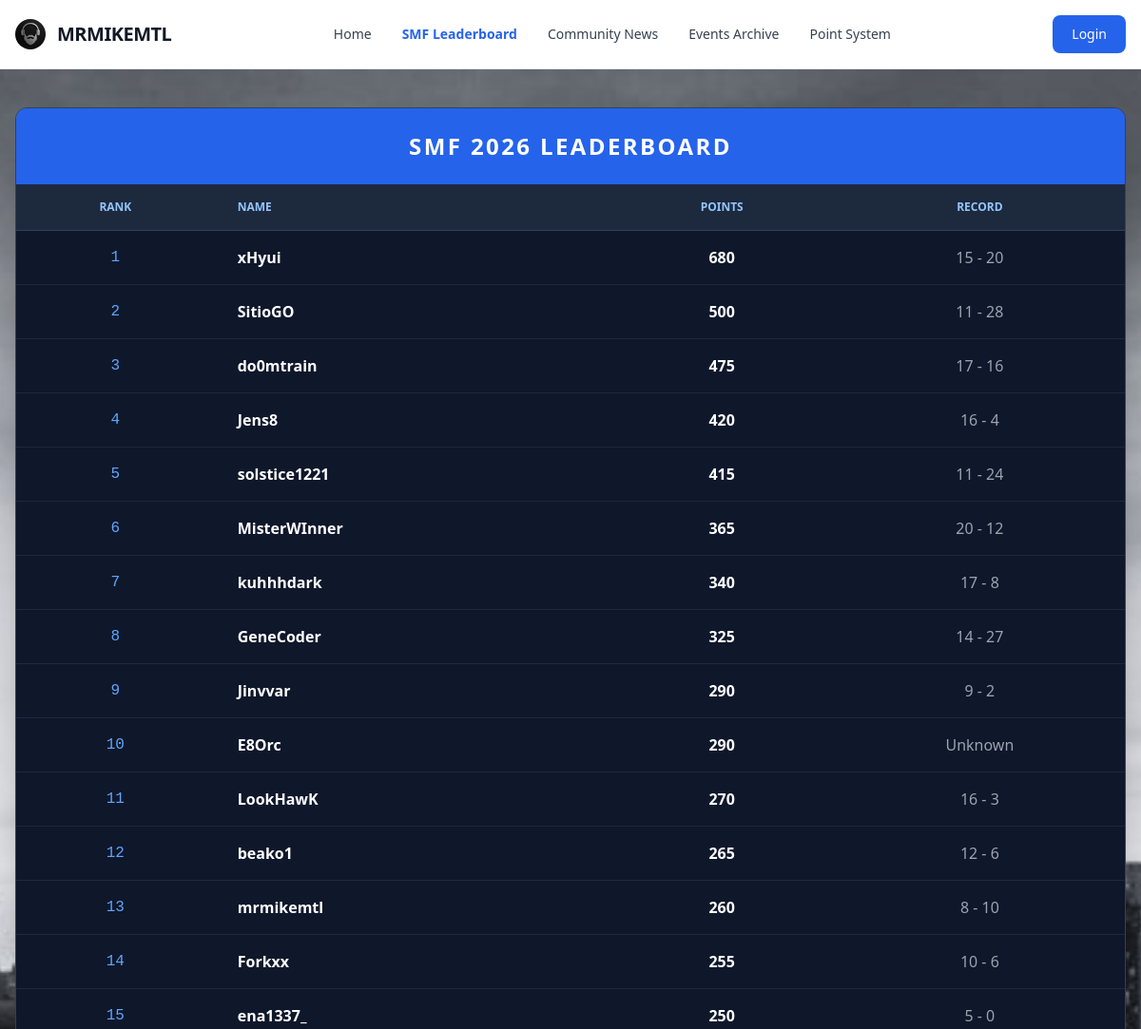
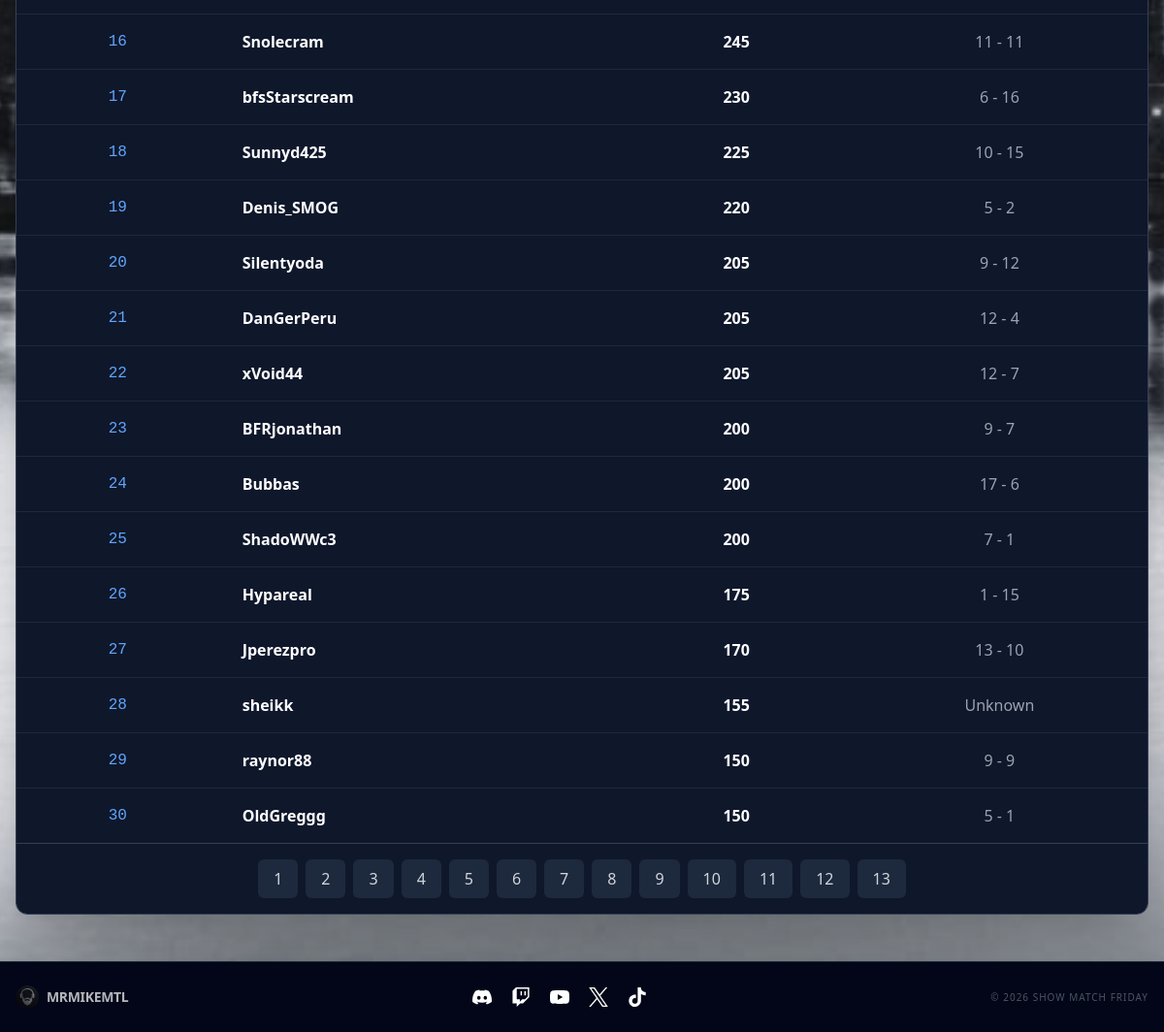
The app's page /leaderboard with its own data (2 pictures, top to bottom).
### tables this page shows
CREATE TABLE participants2026 (id INTEGER PRIMARY KEY, name varchar(255), total_points INTEGER, user_id INTEGER);

### web/app.py (the view)
@app.route("/leaderboard")
def leaderboard():
    raw_data = dbsession.exec_driver_sql("SELECT name, total_points, user_id from participants2026 ORDER BY total_points desc;").all()
    data = []
    page_size = 30
    total = len(raw_data)
    total_pages = max(1, round(total / page_size))
    page = request.args.get("page", type=int) or 1
    starting_spot = (page - 1) * page_size + 1
    i = 1
    for record in raw_data:
        if i >= starting_spot and len(data) < page_size:
            if record is not None:
                if record.user_id is not None:
                    db_data_1 = dbsession.exec_driver_sql(f"SELECT participant_1_points, participant_2_points FROM tournament_matches2026 WHERE participant_1_id = {record.user_id};").all()
                    db_data_2 = dbsession.exec_driver_sql(f"SELECT participant_1_points, participant_2_points FROM tournament_matches2026 WHERE participant_2_id = {record.user_id};").all()
                    wins, losses = 0, 0
                    for w in db_data_1:
                        wins += w.participant_1_points
                        losses += w.participant_2_points
                    for n in db_data_2:
                        wins += n.participant_2_points
                        losses += n.participant_1_points
                    data.append({
                        "rank": i,
                        "name": record.name,
                        "total_points": record.total_points,
                        "record": f"{wins} - {losses}"
                    })
                else:
                    data.append({
                        "rank": i,
                        "name": record.name,
                        "total_points": record.total_points,
                        "record": "Unknown"
                    })
        i += 1
    pages = list(range(1, total_pages + 1))
    return render_template("leaderboard.html", data=data, pages=pages)

### web/templates/leaderboard.html
{% extends "base.html" %}
{% block content %}
<div class="overflow-x-auto shadow-2xl rounded-xl border border-slate-700">
    <table class="w-full text-left text-white bg-slate-900">
        <caption class="p-6 text-2xl font-extrabold text-center bg-blue-600 uppercase tracking-widest">
            SMF 2026 Leaderboard
        </caption>
        <thead class="text-xs text-blue-300 uppercase bg-slate-800">
            <tr>
                <th class="px-6 py-4 border-b border-slate-700 text-center">Rank</th>
                <th class="px-6 py-4 border-b border-slate-700">Name</th>
                <th class="px-6 py-4 border-b border-slate-700 text-center">Points</th>
                <th class="px-6 py-4 border-b border-slate-700 text-center">Record</th>
            </tr>
        </thead>
        <tbody class="divide-y divide-slate-800">
            {% for row in data %}
            <tr class="hover:bg-blue-900/20 transition-colors duration-200">
                <td class="px-6 py-4 text-center font-mono text-blue-400">{{ row.rank }}</td>
                <td class="px-6 py-4 font-semibold">{{ row.name }}</td>
                <td class="px-6 py-4 text-center font-bold">{{ row.total_points }}</td>
                <td class="px-6 py-4 text-center text-gray-400">{{ row.record }}</td>
            </tr>
            {% endfor %}
        </tbody>
    </table>
    <div class="flex justify-center items-center bg-slate-900 py-4 gap-2 border-t border-slate-700">
        {% for page in pages %}
            <a href="/leaderboard?page={{ page }}" class="px-4 py-2 rounded-md {% if request.args.get('page') == page|string %}bg-blue-600 text-white{% else %}bg-slate-800 text-gray-300 hover:bg-slate-700{% endif %} transition-all">
                {{ page }}
            </a>
        {% endfor %}
    </div>
</div>
{% endblock %}

### web/templates/base.html (shortened to what this page needs)
<!DOCTYPE html>
<html lang="en">
<head>
    <link rel="stylesheet" href="{{url_for('static',filename='dist/output.css')}}">
</head>
<body class="bg-gray-900">
    <nav class="bg-white border-b border-gray-200 px-4 py-2.5">
        <div class="container flex flex-wrap items-center justify-between mx-auto max-w-7xl">
            <a href="/" class="flex items-center">
                <img src="../static/dist/beard_logo.jpg" class="h-8 mr-3 rounded-full">
                <span class="self-center text-xl font-bold tracking-tight text-gray-900">MRMIKEMTL</span>
            </a>
            <div class="flex md:order-2 items-center">
                {% if current_user.is_authenticated %}
                    <div class="flex items-center gap-4 mr-4">
                        <span class="text-blue-600 font-bold hidden sm:block">
                            Welcome, {{ current_user.username }}
                        </span>
                        <a href="{{ url_for('logout') }}"
                        class="text-white bg-red-600 hover:bg-red-700 font-medium rounded-lg text-sm px-5 py-2.5 transition-colors">
                            Logout
                        </a>
                    </div>
                {% else %}
                    <a href="{{ url_for('login') }}"
                    class="text-white bg-blue-600 hover:bg-blue-700 font-medium rounded-lg text-sm px-5 py-2.5">
                        Login
                    </a>
                {% endif %}
            </div>
            <div class="items-center justify-between hidden w-full md:flex md:w-auto md:order-1" id="navbar-cta">
                <ul class="flex flex-col p-4 mt-4 border border-gray-100 rounded-lg md:flex-row md:space-x-8 md:mt-0 md:text-sm md:font-medium md:border-0">
                    <li><a href="/" class="block py-2 px-3 {% if request.path == '/' %}text-blue-600 font-bold{% else %}text-gray-700 hover:text-blue-600{% endif %} md:p-0">Home</a></li>
                    <li><a href="/leaderboard" class="block py-2 px-3 {% if request.path == '/leaderboard' %}text-blue-600 font-bold{% else %}text-gray-700 hover:text-blue-600{% endif %} md:p-0">SMF Leaderboard</a></li>
                    <li><a href="/news" class="block py-2 px-3 {% if request.path == '/news' %}text-blue-600 font-bold{% else %}text-gray-700 hover:text-blue-600{% endif %} md:p-0">Community News</a></li>
                    <li><a href="/events" class="block py-2 px-3 {% if request.path == '/events' %}text-blue-600 font-bold{% else %}text-gray-700 hover:text-blue-600{% endif %} md:p-0">Events Archive</a></li>
                    <li><a href="/point_system" class="block py-2 px-3 {% if request.path == '/point_system' %}text-blue-600 font-bold{% else %}text-gray-700 hover:text-blue-600{% endif %} md:p-0">Point System</a></li>
                </ul>
            </div>
        </div>
    </nav>
    <div class="bg-slate-950 bg-[url('cityscape.jpg')] bg-cover bg-fixed bg-center min-h-screen w-full flex flex-col items-center pt-10">
    <div class="w-full max-w-7xl px-4 mb-auto"> {% block content %}{% endblock %}
    </div>
    <footer class="w-full bg-slate-950 border-t border-slate-800 py-6 mt-12">
            <div class="max-w-7xl mx-auto px-4 flex flex-col md:flex-row justify-between items-center gap-4">
                <div class="flex items-center opacity-70">
                    <img src="../static/dist/beard_logo.jpg" class="h-6 mr-2 rounded-full">
                    <span class="text-sm font-bold text-white uppercase tracking-tight">MRMIKEMTL</span>
                </div>
                <div class="flex gap-5">
                    <a href="https://discord.gg/uxWJRgnDt5" class="hover:scale-110 transition-transform"><img src="../static/dist/discord.svg" class="h-5 w-5 invert"></a>
                    <a href="https://www.twitch.tv/mrmikemtl" class="hover:scale-110 transition-transform"><img src="../static/dist/twitch.svg" class="h-5 w-5 invert"></a>
                    <a href="https://www.youtube.com/@mrmikemtl" class="hover:scale-110 transition-transform"><img src="../static/dist/youtube.svg" class="h-5 w-5 invert"></a>
                    <a href="https://x.com/mrmikeMTL" class="hover:scale-110 transition-transform"><img src="../static/dist/x.svg" class="h-5 w-5 invert"></a>
                    <a href="https://www.tiktok.com/@showmatchfriday" class="hover:scale-110 transition-transform"><img src="../static/dist/tiktok.svg" class="h-5 w-5 invert"></a>
                </div>
                <p class="text-gray-600 text-[10px] uppercase tracking-widest">© 2026 Show Match Friday</p>
            </div>
        </footer>
    </div>
</body>
</html>

### records on screen
participants2026: rank "1", name "xHyui", total_points "680", record "15 - 20"
participants2026: rank "2", name "SitioGO", total_points "500", record "11 - 28"
participants2026: rank "3", name "do0mtrain", total_points "475", record "17 - 16"
participants2026: rank "4", name "Jens8", total_points "420", record "16 - 4"
participants2026: rank "5", name "solstice1221", total_points "415", record "11 - 24"
participants2026: rank "6", name "MisterWInner", total_points "365", record "20 - 12"
participants2026: rank "7", name "kuhhhdark", total_points "340", record "17 - 8"
participants2026: rank "8", name "GeneCoder", total_points "325", record "14 - 27"
participants2026: rank "9", name "Jinvvar", total_points "290", record "9 - 2"
participants2026: rank "10", name "E8Orc", total_points "290", record "Unknown"
participants2026: rank "11", name "LookHawK", total_points "270", record "16 - 3"
participants2026: rank "12", name "beako1", total_points "265", record "12 - 6"
participants2026: rank "13", name "mrmikemtl", total_points "260", record "8 - 10"
participants2026: rank "14", name "Forkxx", total_points "255", record "10 - 6"
participants2026: rank "15", name "ena1337_", total_points "250", record "5 - 0"
participants2026: rank "16", name "Snolecram", total_points "245", record "11 - 11"
participants2026: rank "17", name "bfsStarscream", total_points "230", record "6 - 16"
participants2026: rank "18", name "Sunnyd425", total_points "225", record "10 - 15"
participants2026: rank "19", name "Denis_SMOG", total_points "220", record "5 - 2"
participants2026: rank "20", name "Silentyoda", total_points "205", record "9 - 12"
participants2026: rank "21", name "DanGerPeru", total_points "205", record "12 - 4"
participants2026: rank "22", name "xVoid44", total_points "205", record "12 - 7"
participants2026: rank "23", name "BFRjonathan", total_points "200", record "9 - 7"
participants2026: rank "24", name "Bubbas", total_points "200", record "17 - 6"
participants2026: rank "25", name "ShadoWWc3", total_points "200", record "7 - 1"
participants2026: rank "26", name "Hypareal", total_points "175", record "1 - 15"
participants2026: rank "27", name "Jperezpro", total_points "170", record "13 - 10"
participants2026: rank "28", name "sheikk", total_points "155", record "Unknown"
participants2026: rank "29", name "raynor88", total_points "150", record "9 - 9"
participants2026: rank "30", name "OldGreggg", total_points "150", record "5 - 1"

### other values on screen
{{ page }} "1" "2" "3" "4" "5" "6" "7" "8" "9" "10" "11" "12" "13"
